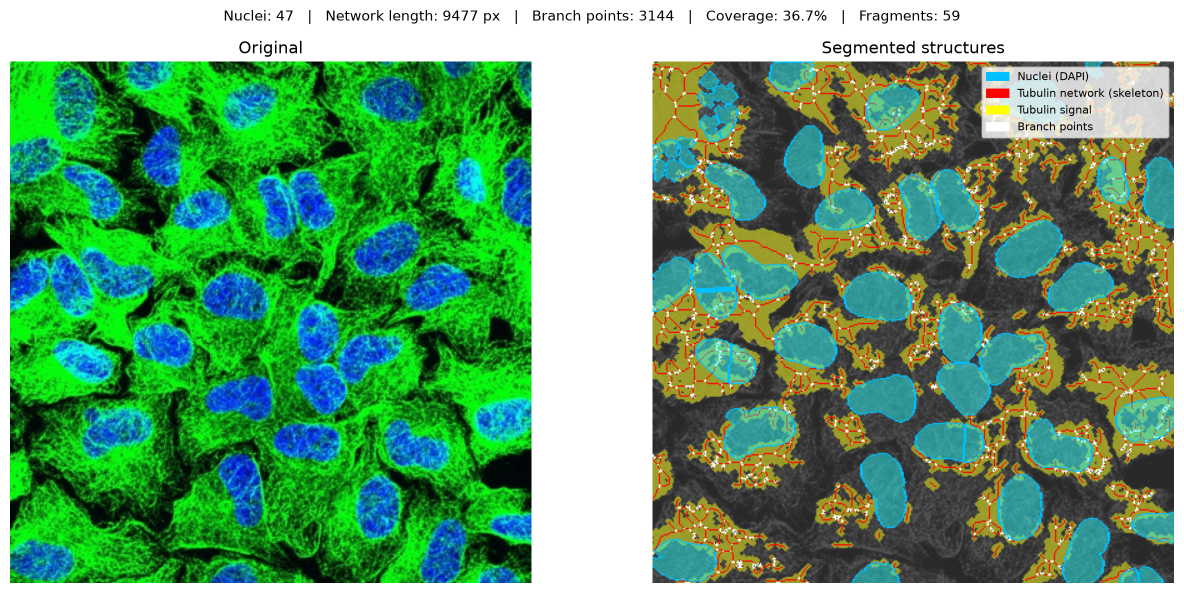
#> input picture segmented_control.png, 2367 x 1186 px, given as the content of the folder /mnt/c/Users/prasun/Downloads/dataset/control, which was not available (shown at 1/2 size)
$ python segment.py
#> lines starting #> are read from the running program, lines starting #| are printed output that depends on the picture; after the words box and inside, x2 and y2 are one past the last pixel; in counts of white or black regions, pixels touching at a corner belong together
import numpy as np
import matplotlib.pyplot as plt
from matplotlib.colors import to_rgb
from pathlib import Path
from scipy import ndimage as ndi

from skimage import filters, measure, morphology, segmentation, color as skcolor

MIN_NUCLEUS_AREA = 50
EDGE_MARGIN = 5

# ---------------------------------------------------------------
# 1. NUCLEI SEGMENTATION (blue/DAPI channel)
# ---------------------------------------------------------------
def segment_nuclei(img_rgb):
    blue = img_rgb[:, :, 2]
    thr = filters.threshold_otsu(blue)
    mask = blue > thr
    mask = morphology.opening(mask, morphology.disk(2))
    mask = morphology.remove_small_objects(mask, max_size=MIN_NUCLEUS_AREA - 1)
    mask = ndi.binary_fill_holes(mask)
    if mask.sum() == 0:
        return np.zeros(blue.shape, dtype=int)
    distance = ndi.distance_transform_edt(mask)
    peaks = morphology.h_maxima(distance, 2)
    markers = measure.label(peaks)
    labels = segmentation.watershed(-distance, markers, mask=mask)
    return morphology.remove_small_objects(labels, max_size=MIN_NUCLEUS_AREA - 1)

# ---------------------------------------------------------------
# 2. TUBULIN SEGMENTATION (green channel)
# ---------------------------------------------------------------
def segment_tubulin(img_rgb):
    green = img_rgb[:, :, 1]
    thr = filters.threshold_otsu(green)
    mask = green > thr
    mask = morphology.opening(mask, morphology.disk(2))
    mask = morphology.remove_small_objects(mask, max_size=49)
    skeleton = morphology.skeletonize(mask)
    return mask, skeleton

def branch_points(skeleton):
    from scipy.ndimage import convolve
    k = np.array([[1,1,1],[1,0,1],[1,1,1]], dtype=np.uint8)
    n = convolve(skeleton.astype(np.uint8), k)
    return (skeleton & (n >= 3))

# ---------------------------------------------------------------
# 3. BUILD THE COLOR OVERLAY
# ---------------------------------------------------------------
def make_overlay(img_rgb):
    """Returns (overlay RGB image, stats dict)."""
    img = np.clip(img_rgb, 0, 1).astype(float)
    h, w = img.shape[:2]

    nuc_labels = segment_nuclei(img_rgb)
    tub_mask, skeleton = segment_tubulin(img_rgb)
    bpts = branch_points(skeleton)

    # Convert to grayscale-intensity base so structures stand out
    base = img_rgb.mean(axis=2)
    base = np.stack([base*0.6]*3, axis=-1)          # dimmed gray background

    overlay = base.copy()

    # -- tubulin mask: yellow tint where signal exists
    overlay[tub_mask] = 0.55*overlay[tub_mask] + 0.45*np.array(to_rgb("yellow"))

    # -- tubulin skeleton: solid red lines (the network structure)
    overlay[skeleton] = to_rgb("red")

    # -- branch points: white dots
    overlay[bpts] = to_rgb("white")

    # -- nuclei: cyan boundary + translucent cyan fill
    nuc_mask = nuc_labels > 0
    overlay[nuc_mask] = 0.6*overlay[nuc_mask] + 0.4*np.array(to_rgb("cyan"))
    boundaries = segmentation.find_boundaries(nuc_labels, mode="outer")
    overlay[boundaries] = to_rgb("deepskyblue")

    # -- stats for the display panel
    n_nuclei = len([r for r in measure.regionprops(nuc_labels)
                    if r.area >= MIN_NUCLEUS_AREA])
    stats = dict(
        n_nuclei=n_nuclei,
        tubulin_coverage=float(tub_mask.mean()),
        network_length_px=int(skeleton.sum()),
        branch_points=int(bpts.sum()),
        fragments=int(measure.label(tub_mask).max()),
    )
    return np.clip(overlay, 0, 1), stats

# ---------------------------------------------------------------
# 4. DISPLAY: side-by-side figure with legend + stats
# ---------------------------------------------------------------
def segment_and_display(image_path, save_name=None):
#> called with save_name = 'segmented_control.png'
    img = plt.imread(image_path)
#> img is the input picture: shape (1186, 2367, 4) float32; mean R, G, B, A 0.389, 0.616, 0.44, 1
    if img.dtype == np.uint8:
        img = img.astype(float) / 255.0
    if img.ndim == 2:
        img = np.stack([img]*3, axis=-1)

    overlay, stats = make_overlay(img)
#> in segment_nuclei, `blue = img_rgb[:, :, 2]`:
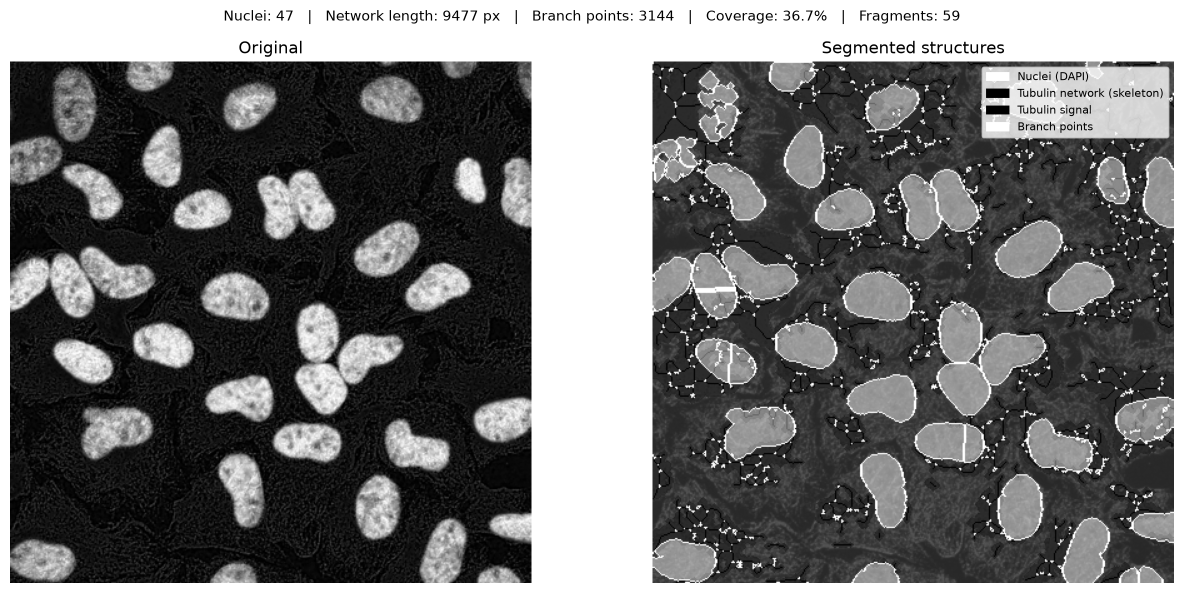
#> blue: shape (1186, 2367) float32 (shown at 1/2 size); min 0, max 1, mean 0.439
#> in segment_nuclei, `thr = filters.threshold_otsu(blue)`: thr = 0.494
#> in segment_nuclei, `mask = blue > thr`:
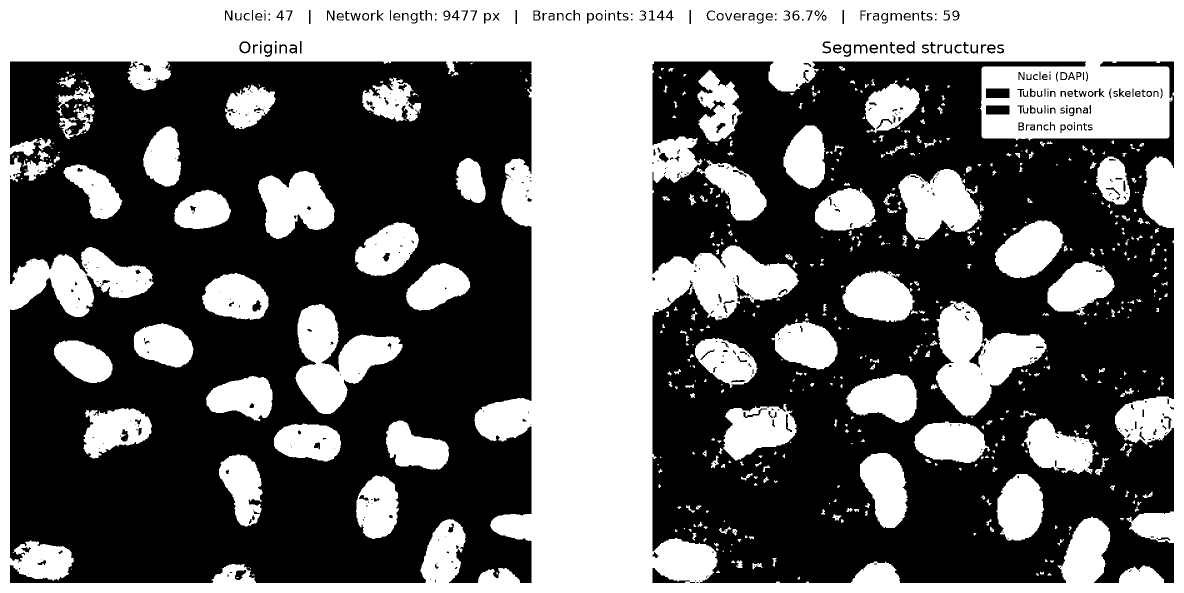
#> mask: shape (1186, 2367) bool (shown at 1/2 size); 42.1% white; 583 white regions (149 under 20 px), largest, box (x1, y1, x2, y2) and area: (0, 0, 2367, 1186) 808460, (1872, 601, 2093, 834) 25985, (591, 608, 805, 828) 22796
#> in segment_nuclei, `mask = morphology.opening(mask, morphology.disk(2))`:
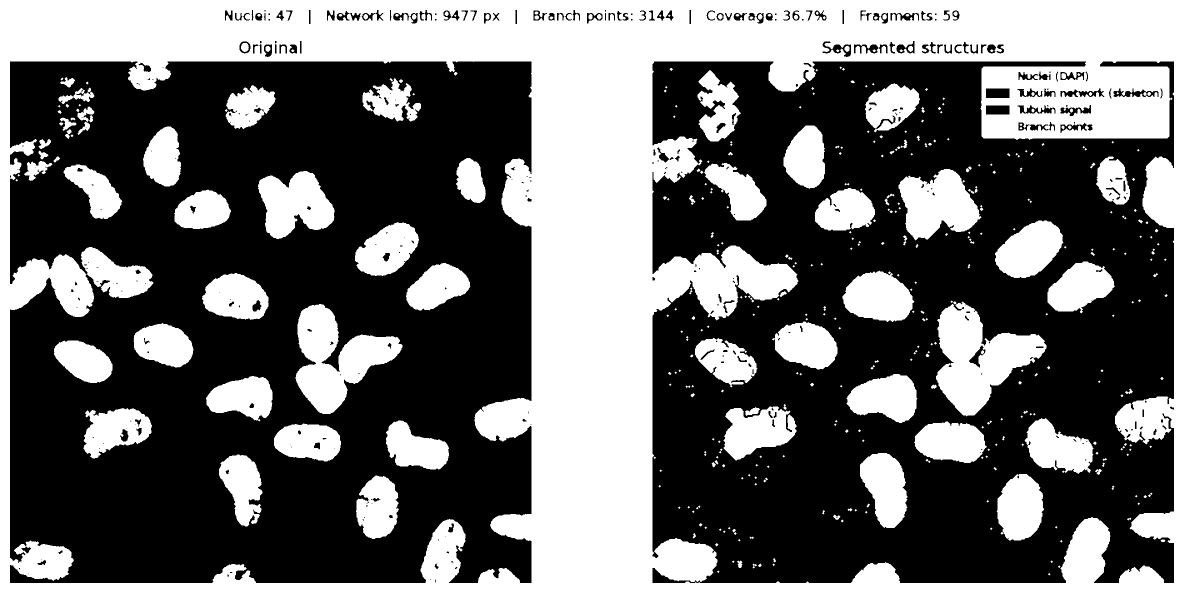
#> mask: shape (1186, 2367) bool (shown at 1/2 size); 41.4% white; 429 white regions (225 under 20 px), largest, box (x1, y1, x2, y2) and area: (0, 0, 2367, 1186) 794529, (1872, 603, 2093, 833) 25558, (591, 608, 805, 828) 22728

    fig, axes = plt.subplots(1, 2, figsize=(13, 6))
    axes[0].imshow(img); axes[0].set_title("Original"); axes[0].axis("off")
    axes[1].imshow(overlay); axes[1].set_title("Segmented structures"); axes[1].axis("off")

    # Legend
    from matplotlib.patches import Patch
    handles = [Patch(color="deepskyblue", label="Nuclei (DAPI)"),
               Patch(color="red", label="Tubulin network (skeleton)"),
               Patch(color="yellow", label="Tubulin signal"),
               Patch(color="white", label="Branch points")]
    axes[1].legend(handles=handles, loc="upper right", fontsize=8, framealpha=0.8)

    # Stats text under the figure
    stats_txt = (f"Nuclei: {stats['n_nuclei']}   |   "
                 f"Network length: {stats['network_length_px']} px   |   "
                 f"Branch points: {stats['branch_points']}   |   "
                 f"Coverage: {stats['tubulin_coverage']:.1%}   |   "
                 f"Fragments: {stats['fragments']}")
    fig.suptitle(stats_txt, fontsize=10)
    plt.tight_layout()

    if save_name:
        fig.savefig(save_name, dpi=200, bbox_inches="tight")
        plt.imsave(save_name.replace(".png", "_overlay.png"), overlay)
    plt.show()
    return overlay, stats


# ---------------------------------------------------------------
# DEMO: one image per class
# ---------------------------------------------------------------
if __name__ == "__main__":
    DATA = Path("/mnt/c/Users/prasun/Downloads/dataset")
    for cls in ["control", "stress", "recovery"]:
        sample = sorted((DATA / cls).glob("*"))[0]
        print(f"\n=== {cls}: {sample.name} ===")
#> (the run stopped early here; a loop or call above may not have finished)

$ run again, on segmented_stress.png
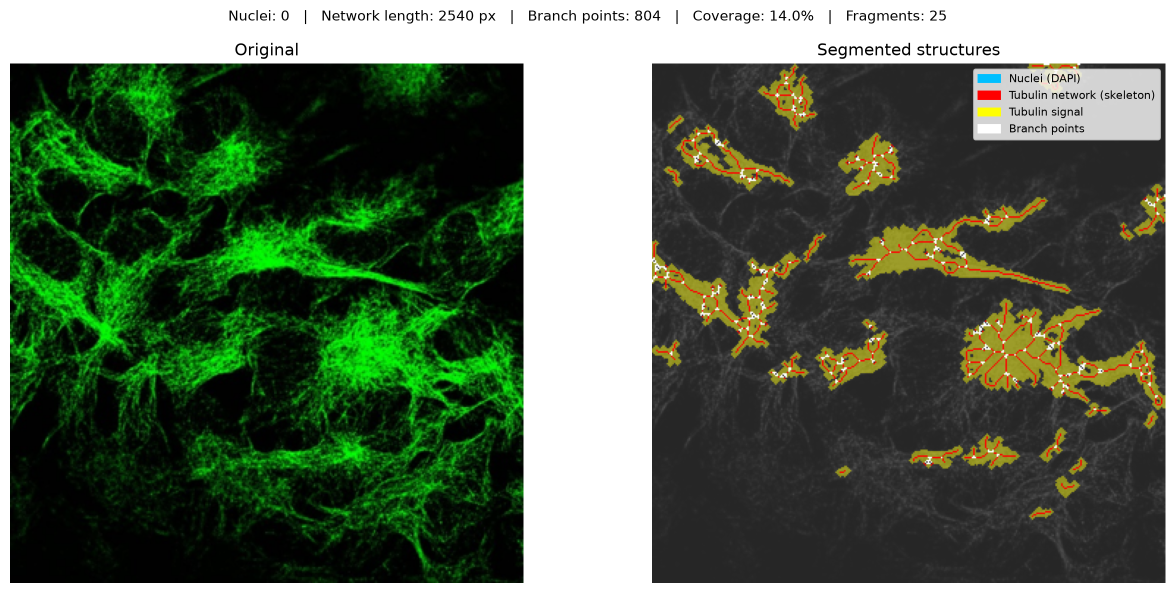
#> input picture segmented_stress.png, 2350 x 1186 px, given as the content of the folder /mnt/c/Users/prasun/Downloads/dataset/control, which was not available (shown at 1/2 size)
#> in segment_and_display, img is the input picture: shape (1186, 2350, 4) float32; mean R, G, B, A 0.34, 0.398, 0.314, 1
#> in segment_nuclei, `blue = img_rgb[:, :, 2]`:
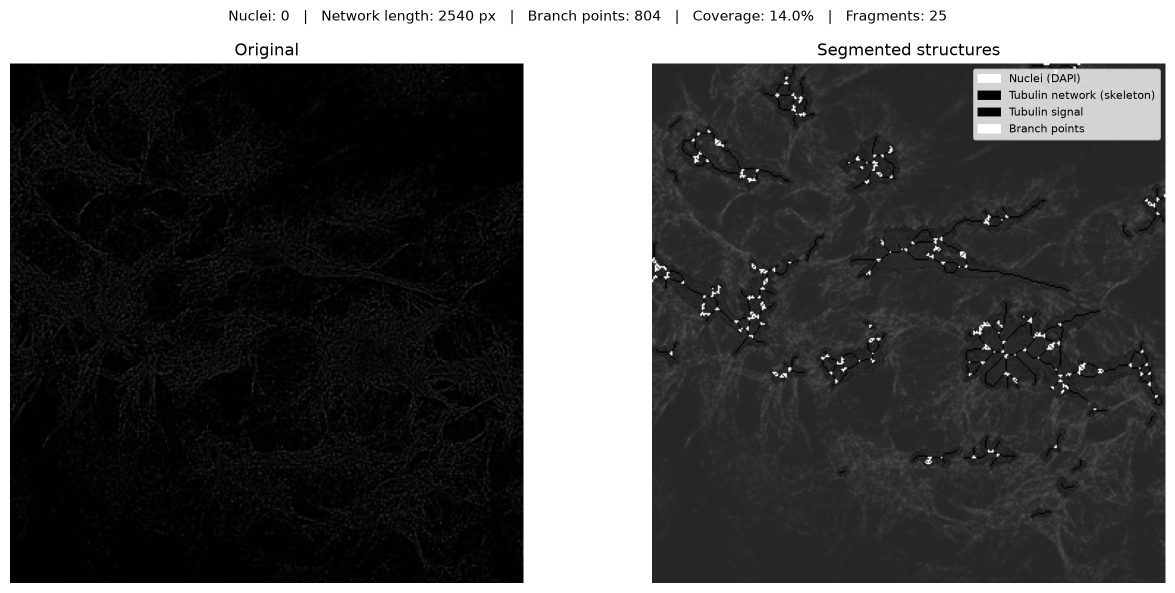
#> blue: shape (1186, 2350) float32 (shown at 1/2 size); min 0, max 1, mean 0.315
#> thr = 0.537
#> in segment_nuclei, `mask = morphology.opening(mask, morphology.disk(2))`:
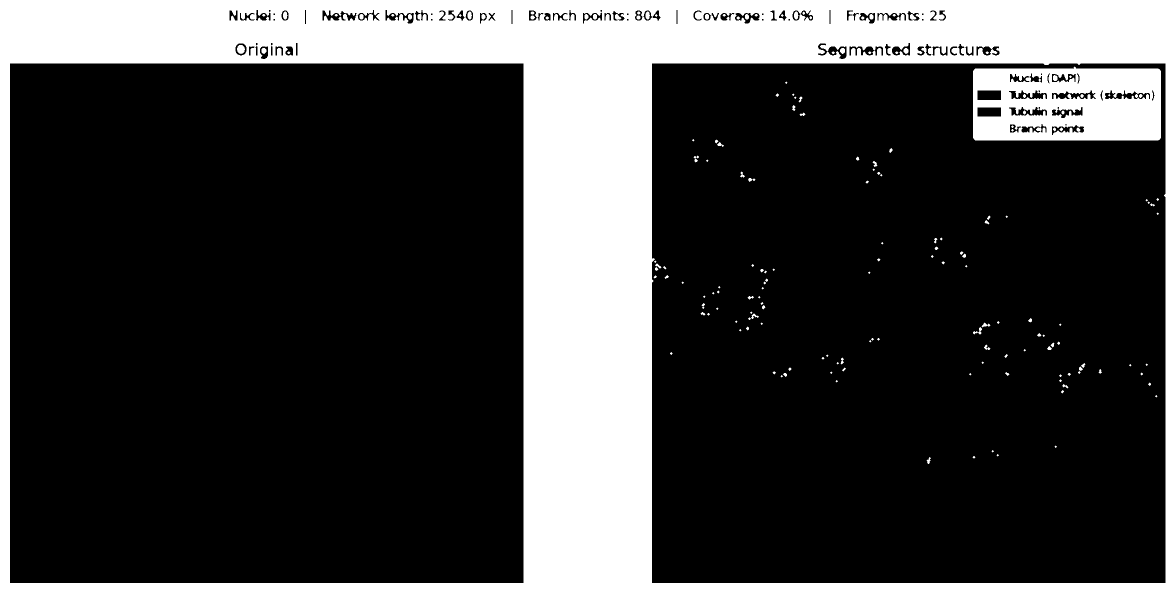
#> mask: shape (1186, 2350) bool (shown at 1/2 size); 24.8% white; 177 white regions (71 under 20 px), largest, box (x1, y1, x2, y2) and area: (0, 0, 2350, 1186) 638605, (1946, 133, 2322, 281) 46299, (474, 90, 490, 108) 220
